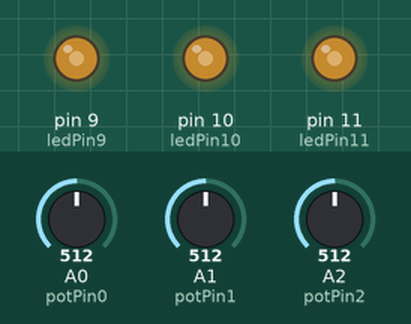
The sketch below on a simulated Arduino Uno, built with avr-gcc and run on an emulated ATmega328P. Parts: output pins drawn as LEDs (lit = HIGH). Inputs (shaded band) come from the test bench; at power-on: A0 (potPin0) = 512, A1 (potPin1) = 512, A2 (potPin2) = 512.

Above: at 1.2 s.
1.3 s: A0 (potPin0) set to 716
At 1.8 s:
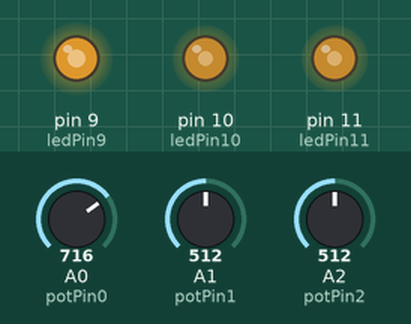
2.8 s: A1 (potPin1) set to 716
At 4.0 s:
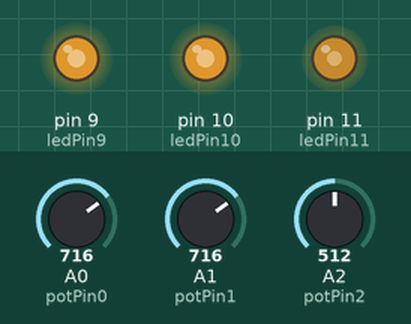
4.3 s: A2 (potPin2) set to 716
At 5.3 s:
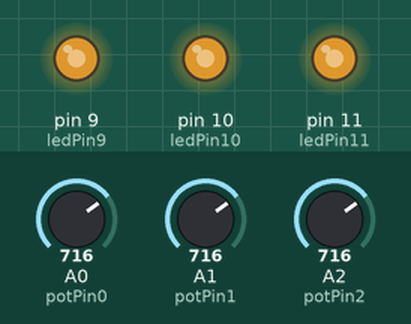
5.8 s: A0 (potPin0) set to 900
At 6.5 s:
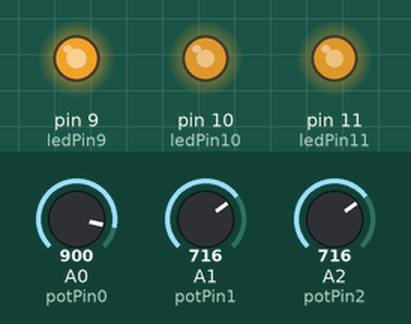
7.3 s: A1 (potPin1) set to 900
At 7.6 s:
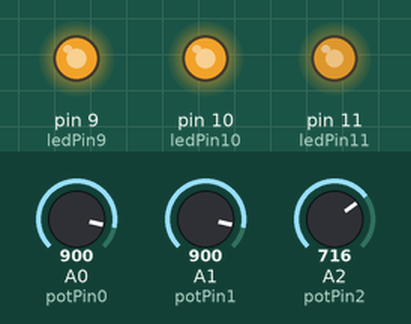
8.8 s: A2 (potPin2) set to 900
At 9.9 s:
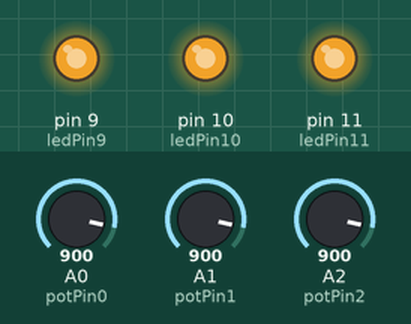
Timing chart, 0 to 11.3 s (numbered marks = the images above; inputs shaded):
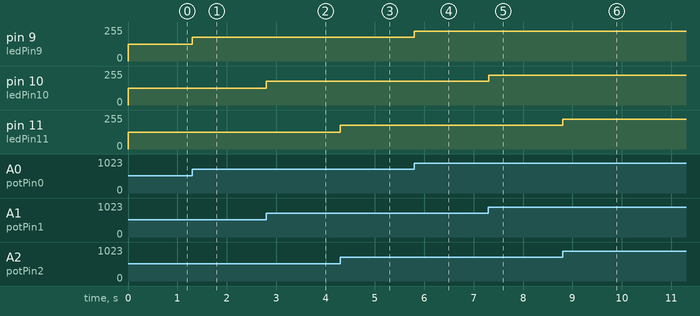

Measured:
- after the input at 1.3 s, pin 9 (ledPin9): 127/255 → 178/255 at once
- after the input at 2.8 s, pin 10 (ledPin10): 127/255 → 178/255 at once
- after the input at 4.3 s, pin 11 (ledPin11): 127/255 → 178/255 at once
- after the input at 5.8 s, pin 9 (ledPin9): 178/255 → 224/255 at once
- after the input at 7.3 s, pin 10 (ledPin10): 178/255 → 224/255 at once
- after the input at 8.8 s, pin 11 (ledPin11): 178/255 → 224/255 at once

The sketch:

tema1.ino
```cpp
const int ledPin9 = 9;
const int ledPin10 = 10;
const int ledPin11 = 11;

const int potPin0 = A0;
const int potPin1 = A1;
const int potPin2 = A2;

float potValue0 = 0;
float potValue1 = 0;
float potValue2 = 0;

float brightness0 = 0;
float brightness1 = 0;
float brightness2 = 0;

float maxAnalogValue = 1023.0;
float maxVoltageValue = 255.0;

void setup() {
  // put your setup code here, to run once:
  pinMode(potPin0, INPUT);
  pinMode(potPin1, INPUT);
  pinMode(potPin2, INPUT);

  pinMode(ledPin9, OUTPUT);
  pinMode(ledPin10, OUTPUT);
  pinMode(ledPin11, OUTPUT);

  Serial.begin(9600);
}

void loop() {
  // put your main code here, to run repeatedly:
  potValue0 = analogRead(potPin0);
  potValue1 = analogRead(potPin1);
  potValue2 = analogRead(potPin2);

  brightness0  =  map(potValue0,  0,  maxAnalogValue,  0,  maxVoltageValue);
  brightness1  =  map(potValue1,  0,  maxAnalogValue,  0,  maxVoltageValue);
  brightness2  =  map(potValue2,  0,  maxAnalogValue,  0,  maxVoltageValue);;

  analogWrite(ledPin9, brightness0);
  analogWrite(ledPin10, brightness1);
  analogWrite(ledPin11, brightness2);
}
```
